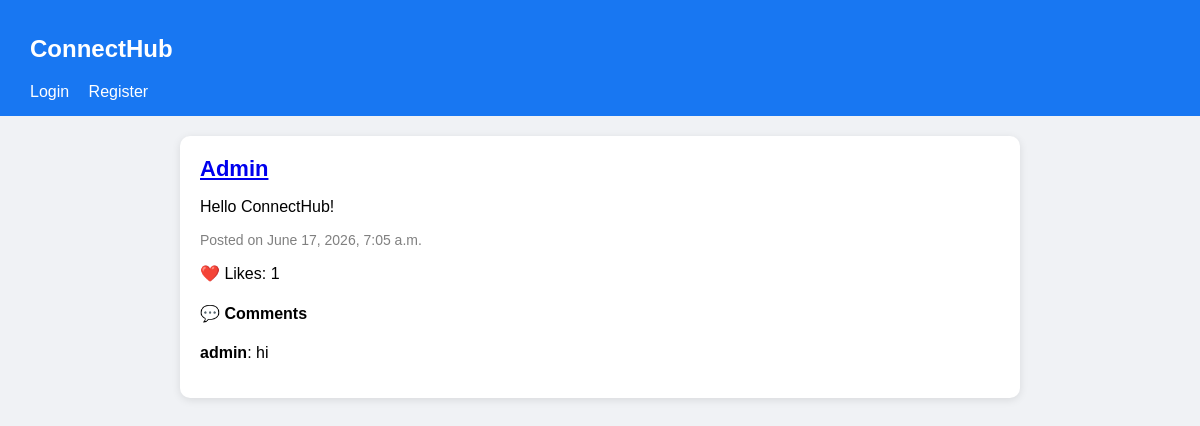
The page / on the database its author committed.
### socialapp/models.py (models this page shows, shortened)
class Post(models.Model):
    user = models.ForeignKey(User, on_delete=models.CASCADE)
    content = models.TextField()
    image = models.ImageField(
        upload_to='post_images/',
        blank=True,
        null=True
    )
    created_at = models.DateTimeField(auto_now_add=True)

class Comment(models.Model):
    post = models.ForeignKey(
        Post,
        on_delete=models.CASCADE,
        related_name='comments'
    )
    user = models.ForeignKey(User, on_delete=models.CASCADE)
    content = models.TextField()
    created_at = models.DateTimeField(auto_now_add=True)

### socialapp/views.py (the view)
# urls.py: path('', views.home, name='home'),
def home(request):
    posts = Post.objects.all().order_by('-created_at')
    return render(request, 'home.html', {'posts': posts})

### templates/home.html (shortened to what this page needs)
{% load static %}
<!DOCTYPE html>
<html lang="en">
<head>
</head>
<body>
    <div class="navbar">
        <h2>ConnectHub</h2>
        {% if user.is_authenticated %}
            Welcome, {{ user.username }} |
            <a href="/create-post/">Create Post</a>
            <a href="/edit-profile/">Edit Profile</a>
            <a href="/logout/">Logout</a>
        {% else %}
            <a href="/login/">Login</a>
            <a href="/register/">Register</a>
        {% endif %}
    </div>
    <div class="container">
        {% for post in posts %}
            <div class="post-card">
                <div class="username">
                    <a href="/profile/{{ post.user.id }}/">
                        {{ post.user.username }}
                    </a>
                </div>
                <p>{{ post.content }}</p>
                <p class="date">
                    Posted on {{ post.created_at }}
                </p>
                <p>
                    ❤️ Likes: {{ post.like_set.count }}
                </p>
                <h4>💬 Comments</h4>
                {% for comment in post.comments.all %}
                    <p>
                        <strong>{{ comment.user.username }}</strong>:
                        {{ comment.content }}
                    </p>
                {% empty %}
                    <p>No comments yet.</p>
                {% endfor %}
            </div>
        {% empty %}
            <p>No posts yet.</p>
        {% endfor %}
    </div>
</body>
</html>

### templates/home.html (style rules this page uses)
body { font-family: Arial, sans-serif; background: #f0f2f5; margin: 0; padding: 0; }
.navbar { background: #1877f2; color: white; padding: 15px 30px; }
.navbar a { color: white; text-decoration: none; margin-right: 15px; }
.container { width: 70%; margin: 20px auto; }
.post-card { background: white; padding: 20px; margin-bottom: 20px; border-radius: 10px; box-shadow: 0px 2px 8px rgba(0,0,0,0.1); }
.username { font-size: 22px; font-weight: bold; }
.date { color: gray; font-size: 14px; }

### rows shown on the page
Post: user.username "Admin", content "Hello ConnectHub!", created_at "June 17, 2026, 7:05 a.m.", like_set.count "1"
Comment: user.username "admin", content "hi"
